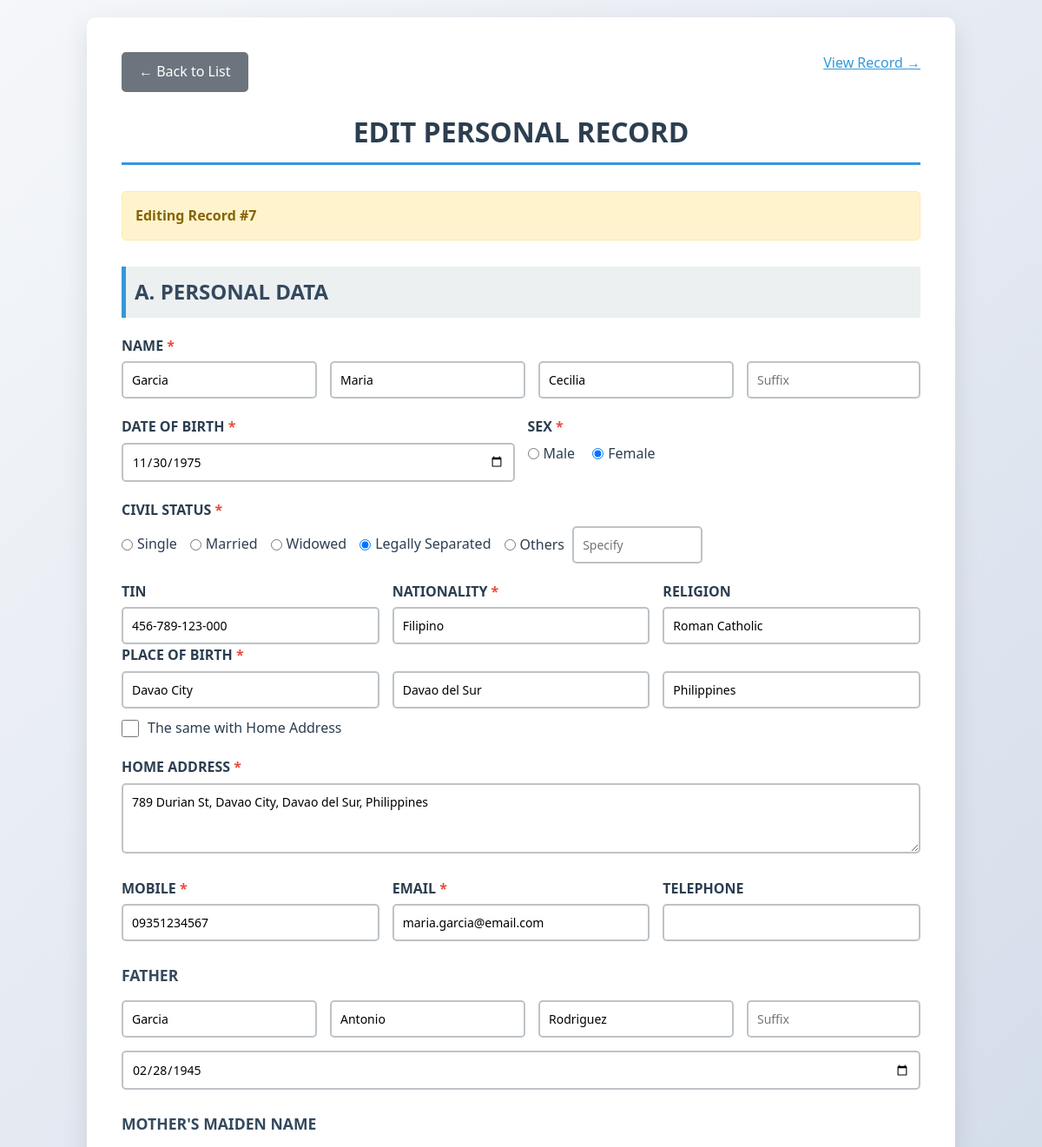
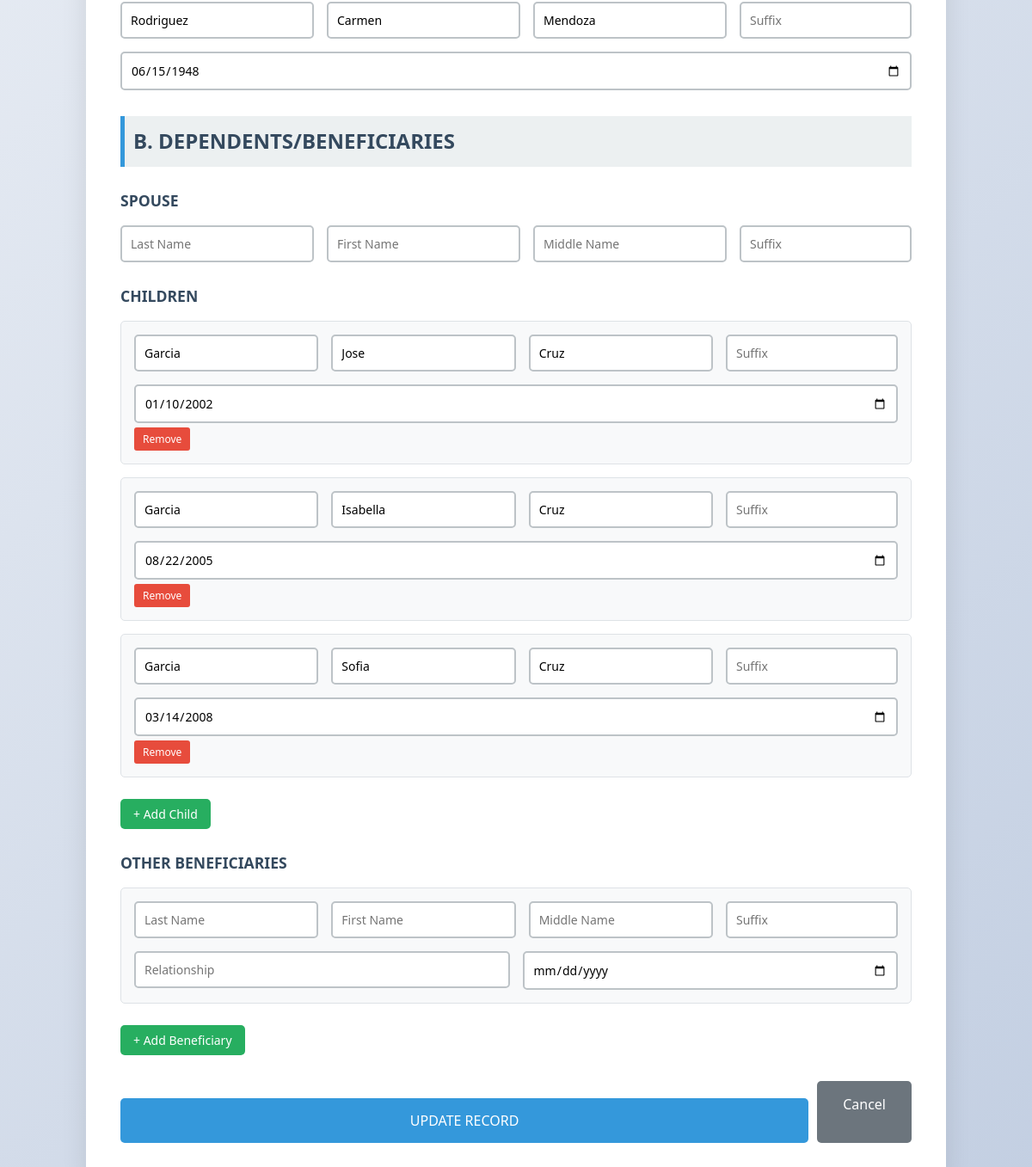
The page /edit.php?id=7 on the database its author committed (2 pictures, top to bottom).
### tables this page shows
CREATE TABLE `personal_data` (
  `id` int(11) NOT NULL,
  `last_name` varchar(100) NOT NULL,
  `first_name` varchar(100) NOT NULL,
  `middle_name` varchar(100) DEFAULT NULL,
  `suffix` varchar(20) DEFAULT NULL,
  `dob` date NOT NULL,
  `sex` enum('Male','Female') NOT NULL,
  `civil_status` varchar(50) NOT NULL,
  `civil_status_other` varchar(100) DEFAULT NULL,
  `tin` varchar(50) DEFAULT NULL,
  `nationality` varchar(100) NOT NULL,
  `religion` varchar(100) DEFAULT NULL,
  `pob_city_municipality` varchar(100) NOT NULL,
  `pob_province` varchar(100) DEFAULT NULL,
  `pob_country` varchar(100) DEFAULT 'Philippines',
  `birth_same_as_home` tinyint(1) DEFAULT 0,
  `home_address` text DEFAULT NULL,
  `mobile` varchar(20) NOT NULL,
  `email` varchar(100) NOT NULL,
  `telephone` varchar(50) DEFAULT NULL,
  `father_last_name` varchar(100) DEFAULT NULL,
  `father_first_name` varchar(100) DEFAULT NULL,
  `father_middle_name` varchar(100) DEFAULT NULL,
  `father_suffix` varchar(20) DEFAULT NULL,
  `father_dob` date DEFAULT NULL,
  `mother_last_name` varchar(100) DEFAULT NULL,
  `mother_first_name` varchar(100) DEFAULT NULL,
  `mother_middle_name` varchar(100) DEFAULT NULL,
  `mother_suffix` varchar(20) DEFAULT NULL,
  `mother_dob` date DEFAULT NULL,
  `created_at` timestamp NOT NULL DEFAULT current_timestamp()
);

CREATE TABLE `dependents` (
  `id` int(11) NOT NULL,
  `personal_data_id` int(11) NOT NULL,
  `type` enum('spouse','child','beneficiary') NOT NULL,
  `last_name` varchar(100) DEFAULT NULL,
  `first_name` varchar(100) DEFAULT NULL,
  `middle_name` varchar(100) DEFAULT NULL,
  `suffix` varchar(20) DEFAULT NULL,
  `relationship` varchar(50) DEFAULT NULL,
  `dob` date DEFAULT NULL
);

### edit.php (the view, shortened to what the rows shown need)
<?php
require_once 'functions.php';
$id = isset($_GET['id']) ? intval($_GET['id']) : 0;
$record = getRecordById($id);
?>
<!DOCTYPE html>
<html lang="en">
<head>
    <link rel="stylesheet" href="css/style.css">
</head>
<body>
    <div class="container">
        <h1>EDIT PERSONAL RECORD</h1>
        <form id="personalDataForm" method="POST" novalidate>
            <h2>A. PERSONAL DATA</h2>
            <div class="form-group">
                <div class="row">
                    <div class="col">
                        <input type="text" name="last_name" id="last_name" value="<?php echo htmlspecialchars($record['last_name']); ?>" placeholder="Last Name">
                    </div>
                    <div class="col">
                        <input type="text" name="first_name" id="first_name" value="<?php echo htmlspecialchars($record['first_name']); ?>" placeholder="First Name">
                    </div>
                    <div class="col">
                        <input type="text" name="middle_name" value="<?php echo htmlspecialchars($record['middle_name']); ?>" placeholder="Middle Name">
                    </div>
                </div>
            </div>
            <div class="row">
                <div class="col">
                    <div class="form-group">
                        <label class="required">DATE OF BIRTH</label>
                        <input type="date" name="dob" id="dob" value="<?php echo $record['dob']; ?>">
                    </div>
                </div>
                <div class="col">
                    <div class="form-group">
                        <div class="radio-group">
                            <div class="radio-item">
                                <input type="radio" name="sex" id="sex_male" value="Male" <?php echo ($record['sex'] == 'Male') ? 'checked' : ''; ?>>
                                <label for="sex_male" style="margin: 0; font-weight: normal;">Male</label>
                            </div>
                            <div class="radio-item">
                                <input type="radio" name="sex" id="sex_female" value="Female" <?php echo ($record['sex'] == 'Female') ? 'checked' : ''; ?>>
                                <label for="sex_female" style="margin: 0; font-weight: normal;">Female</label>
                            </div>
                        </div>
                    </div>
                </div>
            </div>
            <div class="form-group">
                <div class="civil-status-options">
                    <?php $statuses = ['Single', 'Married', 'Widowed', 'Legally Separated', 'Others']; ?>
                    <?php foreach ($statuses as $status): ?>
                        <div class="radio-item">
                            <input type="radio" name="civil_status" value="<?php echo $status; ?>" id="cs_<?php echo strtolower(str_replace(' ', '_', $status)); ?>"
                                <?php echo ($record['civil_status'] == $status) ? 'checked' : ''; ?>>
                            <label for="cs_<?php echo strtolower(str_replace(' ', '_', $status)); ?>" style="margin: 0; font-weight: normal;">
                                <?php echo $status; ?>
                                <?php if ($status == 'Others'): ?>
                                    <input type="text" name="civil_status_other" value="<?php echo htmlspecialchars($record['civil_status_other']); ?>" style="width: 150px; margin-left: 5px;" placeholder="Specify">
                                <?php endif; ?>
                            </label>
                        </div>
                    <?php endforeach; ?>
                </div>
            </div>
            <div class="row">
                <div class="col">
                    <label>TIN</label>
                    <input type="text" name="tin" value="<?php echo htmlspecialchars($record['tin']); ?>">
                </div>
                <div class="col">
                    <label class="required">NATIONALITY</label>
                    <input type="text" name="nationality" id="nationality" value="<?php echo htmlspecialchars($record['nationality']); ?>">
                </div>
                <div class="col">
                    <label>RELIGION</label>
                    <input type="text" name="religion" value="<?php echo htmlspecialchars($record['religion']); ?>">
                </div>
            </div>
            <div class="form-group">
                <div class="row">
                    <div class="col">
                        <input type="text" name="pob_city_municipality" id="pob_city_municipality" value="<?php echo htmlspecialchars($record['pob_city_municipality']); ?>" placeholder="City/Municipality">
                    </div>
                    <div class="col">
                        <input type="text" name="pob_province" id="pob_province" value="<?php echo htmlspecialchars($record['pob_province']); ?>" placeholder="Province">
                    </div>
                    <div class="col">
                        <input type="text" name="pob_country" value="<?php echo htmlspecialchars($record['pob_country']); ?>" placeholder="Country">
                    </div>
                </div>
                <div class="checkbox-group">
                    <input type="checkbox" id="same_as_home" name="same_as_home" value="1" <?php echo $record['birth_same_as_home'] ? 'checked' : ''; ?>>
                    <label for="same_as_home" style="margin: 0; font-weight: normal;">The same with Home Address</label>
                </div>
            </div>
            <div class="form-group" id="home_address_group" style="<?php echo $record['birth_same_as_home'] ? 'display: none;' : ''; ?>">
                <label class="required">HOME ADDRESS</label>
                <textarea name="home_address" id="home_address" rows="3"><?php echo htmlspecialchars($record['home_address']); ?></textarea>
            </div>
            <div class="row">
                <div class="col">
                    <label class="required">MOBILE</label>
                    <input type="tel" name="mobile" id="mobile" value="<?php echo htmlspecialchars($record['mobile']); ?>">
                </div>
                <div class="col">
                    <label class="required">EMAIL</label>
                    <input type="email" name="email" id="email" value="<?php echo htmlspecialchars($record['email']); ?>">
                </div>
            </div>
            <div class="row">
                <div class="col"><input type="text" name="father_last_name" value="<?php echo htmlspecialchars($record['father_last_name']); ?>" placeholder="Last Name"></div>
                <div class="col"><input type="text" name="father_first_name" value="<?php echo htmlspecialchars($record['father_first_name']); ?>" placeholder="First Name"></div>
                <div class="col"><input type="text" name="father_middle_name" value="<?php echo htmlspecialchars($record['father_middle_name']); ?>" placeholder="Middle Name"></div>
                <div class="col"><input type="date" name="father_dob" value="<?php echo $record['father_dob']; ?>"></div>
            </div>
            <div class="row">
                <div class="col"><input type="text" name="mother_last_name" value="<?php echo htmlspecialchars($record['mother_last_name']); ?>" placeholder="Last Name"></div>
                <div class="col"><input type="text" name="mother_first_name" value="<?php echo htmlspecialchars($record['mother_first_name']); ?>" placeholder="First Name"></div>
                <div class="col"><input type="text" name="mother_middle_name" value="<?php echo htmlspecialchars($record['mother_middle_name']); ?>" placeholder="Middle Name"></div>
                <div class="col"><input type="date" name="mother_dob" value="<?php echo $record['mother_dob']; ?>"></div>
            </div>
            <h2>B. DEPENDENTS/BENEFICIARIES</h2>
            <div id="children_container">
                <?php if (count($record['children']) > 0): ?>
                    <?php foreach ($record['children'] as $child): ?>
                        <div class="child-entry">
                            <div class="row">
                                <div class="col"><input type="text" name="child_last_name[]" value="<?php echo htmlspecialchars($child['last_name']); ?>" placeholder="Last Name"></div>
                                <div class="col"><input type="text" name="child_first_name[]" value="<?php echo htmlspecialchars($child['first_name']); ?>" placeholder="First Name"></div>
                                <div class="col"><input type="text" name="child_middle_name[]" value="<?php echo htmlspecialchars($child['middle_name']); ?>" placeholder="Middle Name"></div>
                                <div class="col" style="flex: 0.5;"><input type="text" name="child_suffix[]" value="<?php echo htmlspecialchars($child['suffix']); ?>" placeholder="Suffix"></div>
                                <div class="col"><input type="date" name="child_dob[]" value="<?php echo $child['dob']; ?>"></div>
                            </div>
                            <button type="button" class="btn-danger" onclick="this.parentElement.remove()">Remove</button>
                        </div>
                    <?php endforeach; ?>
                <?php endif; ?>
            </div>
        </form>
    </div>
</body>
</html>

### rows shown on the page
personal_data: last_name "Garcia", first_name "Maria", middle_name "Cecilia", dob "11/30/1975", sex "☐ Male", sex "☑ Female", civil_status "☐ Single", civil_status "☐ Married", civil_status "☐ Widowed", civil_status "☑ Legally Separated", civil_status "☐ Others", tin "456-789-123-000", nationality "Filipino", religion "Roman Catholic", pob_city_municipality "Davao City", pob_province "Davao del Sur", pob_country "Philippines", home_address "789 Durian St, Davao City, Davao del Sur, Philippines", mobile "09351234567", email "maria.garcia@email.com", father_last_name "Garcia", father_first_name "Antonio", father_middle_name "Rodriguez", father_dob "02/28/1945", mother_last_name "Rodriguez", mother_first_name "Carmen", mother_middle_name "Mendoza", mother_dob "06/15/1948"
dependents: last_name "Garcia", first_name "Jose", middle_name "Cruz", dob "01/10/2002"
dependents: last_name "Garcia", first_name "Isabella", middle_name "Cruz", dob "08/22/2005"
dependents: last_name "Garcia", first_name "Sofia", middle_name "Cruz", dob "03/14/2008"

### other values the page prints
$id "7"
$status "Single"
$status "Married"
$status "Widowed"
$status "Legally Separated"
$status "Others"
